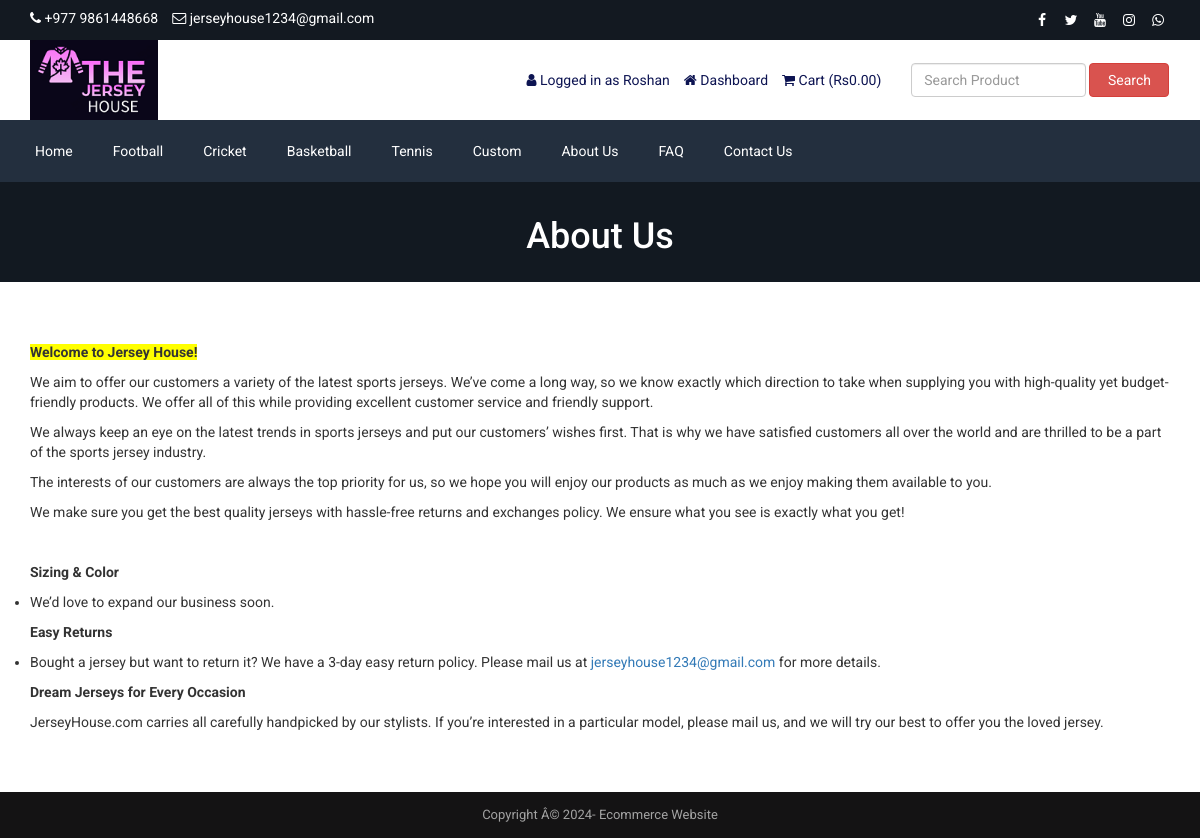
Screenshot of /about.php (signed in) with the database file from the repository.
### tables this page shows
CREATE TABLE `tbl_settings` (
  `id` int(11) NOT NULL,
  `logo` varchar(255) NOT NULL,
  `favicon` varchar(255) NOT NULL,
  `footer_about` text NOT NULL,
  `footer_copyright` text NOT NULL,
  `contact_address` text NOT NULL,
  `contact_email` varchar(255) NOT NULL,
  `contact_phone` varchar(255) NOT NULL,
  `contact_fax` varchar(255) NOT NULL,
  `contact_map_iframe` text NOT NULL,
  `receive_email` varchar(255) NOT NULL,
  `receive_email_subject` varchar(255) NOT NULL,
  `receive_email_thank_you_message` text NOT NULL,
  `forget_password_message` text NOT NULL,
  `total_recent_post_footer` int(10) NOT NULL,
  `total_popular_post_footer` int(10) NOT NULL,
  `total_recent_post_sidebar` int(11) NOT NULL,
  `total_popular_post_sidebar` int(11) NOT NULL,
  `total_featured_product_home` int(11) NOT NULL,
  `total_latest_product_home` int(11) NOT NULL,
  `total_popular_product_home` int(11) NOT NULL,
  `meta_title_home` text NOT NULL,
  `meta_keyword_home` text NOT NULL,
  `meta_description_home` text NOT NULL,
  `banner_login` varchar(255) NOT NULL,
  `banner_registration` varchar(255) NOT NULL,
  `banner_forget_password` varchar(255) NOT NULL,
  `banner_reset_password` varchar(255) NOT NULL,
  `banner_search` varchar(255) NOT NULL,
  `banner_cart` varchar(255) NOT NULL,
  `banner_checkout` varchar(255) NOT NULL,
  `banner_product_category` varchar(255) NOT NULL,
  `banner_blog` varchar(255) NOT NULL,
  `cta_title` varchar(255) NOT NULL,
  `cta_content` text NOT NULL,
  `cta_read_more_text` varchar(255) NOT NULL,
  `cta_read_more_url` varchar(255) NOT NULL,
  `cta_photo` varchar(255) NOT NULL,
  `featured_product_title` varchar(255) NOT NULL,
  `featured_product_subtitle` varchar(255) NOT NULL,
  `latest_product_title` varchar(255) NOT NULL,
  `latest_product_subtitle` varchar(255) NOT NULL,
  `popular_product_title` varchar(255) NOT NULL,
  `popular_product_subtitle` varchar(255) NOT NULL,
  `testimonial_title` varchar(255) NOT NULL,
  `testimonial_subtitle` varchar(255) NOT NULL,
  `testimonial_photo` varchar(255) NOT NULL,
  `blog_title` varchar(255) NOT NULL,
  `blog_subtitle` varchar(255) NOT NULL,
  `newsletter_text` text NOT NULL,
  `paypal_email` varchar(255) NOT NULL,
  `stripe_public_key` varchar(255) NOT NULL,
  `stripe_secret_key` varchar(255) NOT NULL,
  `bank_detail` text NOT NULL,
  `before_head` text NOT NULL,
  `after_body` text NOT NULL,
  `before_body` text NOT NULL,
  `home_service_on_off` int(11) NOT NULL,
  `home_welcome_on_off` int(11) NOT NULL,
  `home_featured_product_on_off` int(11) NOT NULL,
  `home_latest_product_on_off` int(11) NOT NULL,
  `home_popular_product_on_off` int(11) NOT NULL,
  `home_testimonial_on_off` int(11) NOT NULL,
  `home_blog_on_off` int(11) NOT NULL,
  `newsletter_on_off` int(11) NOT NULL,
  `ads_above_welcome_on_off` int(1) NOT NULL,
  `ads_above_featured_product_on_off` int(1) NOT NULL,
  `ads_above_latest_product_on_off` int(1) NOT NULL,
  `ads_above_popular_product_on_off` int(1) NOT NULL,
  `ads_above_testimonial_on_off` int(1) NOT NULL,
  `ads_category_sidebar_on_off` int(1) NOT NULL
);

CREATE TABLE `tbl_social` (
  `social_id` int(11) NOT NULL,
  `social_name` varchar(30) NOT NULL,
  `social_url` varchar(255) NOT NULL,
  `social_icon` varchar(30) NOT NULL
);

CREATE TABLE `tbl_top_category` (
  `tcat_id` int(11) NOT NULL,
  `tcat_name` varchar(255) NOT NULL,
  `show_on_menu` int(1) NOT NULL
);

CREATE TABLE `tbl_page` (
  `id` int(11) NOT NULL,
  `about_title` varchar(255) NOT NULL,
  `about_content` text NOT NULL,
  `about_banner` varchar(255) NOT NULL,
  `about_meta_title` varchar(255) NOT NULL,
  `about_meta_keyword` text NOT NULL,
  `about_meta_description` text NOT NULL,
  `faq_title` varchar(255) NOT NULL,
  `faq_banner` varchar(255) NOT NULL,
  `faq_meta_title` varchar(255) NOT NULL,
  `faq_meta_keyword` text NOT NULL,
  `faq_meta_description` text NOT NULL,
  `blog_title` varchar(255) NOT NULL,
  `blog_banner` varchar(255) NOT NULL,
  `blog_meta_title` varchar(255) NOT NULL,
  `blog_meta_keyword` text NOT NULL,
  `blog_meta_description` text NOT NULL,
  `contact_title` varchar(255) NOT NULL,
  `contact_banner` varchar(255) NOT NULL,
  `contact_meta_title` varchar(255) NOT NULL,
  `contact_meta_keyword` text NOT NULL,
  `contact_meta_description` text NOT NULL,
  `pgallery_title` varchar(255) NOT NULL,
  `pgallery_banner` varchar(255) NOT NULL,
  `pgallery_meta_title` varchar(255) NOT NULL,
  `pgallery_meta_keyword` text NOT NULL,
  `pgallery_meta_description` text NOT NULL,
  `vgallery_title` varchar(255) NOT NULL,
  `vgallery_banner` varchar(255) NOT NULL,
  `vgallery_meta_title` varchar(255) NOT NULL,
  `vgallery_meta_keyword` text NOT NULL,
  `vgallery_meta_description` text NOT NULL
);

### about.php (the view, shortened to what this page needs)
<?php require_once('header.php'); ?>
<?php
$statement = $pdo->prepare("SELECT * FROM tbl_page WHERE id=1");
$statement->execute();
$result = $statement->fetchAll(PDO::FETCH_ASSOC);
foreach ($result as $row) {
   $about_title = $row['about_title'];
    $about_content = $row['about_content'];
    $about_banner = $row['about_banner'];
}
?>
<div class="page-banner" style="background-image: url(assets/uploads/<?php echo $about_banner; ?>);">
    <div class="inner">
        <h1><?php echo $about_title; ?></h1>
    </div>
</div>
<div class="page">
    <div class="container">
        <div class="row">
            <div class="col-md-12">
                <p>
                    <?php echo $about_content; ?>
                </p>
            </div>
        </div>
    </div>
</div>
<?php require_once('footer.php'); ?>

### header.php (shortened to what this page needs)
<?php
include("admin/inc/config.php");
$statement = $pdo->prepare("SELECT * FROM tbl_settings WHERE id=1");
$statement->execute();
$result = $statement->fetchAll(PDO::FETCH_ASSOC);
foreach ($result as $row)
{
	$logo = $row['logo'];
	$contact_email = $row['contact_email'];
	$contact_phone = $row['contact_phone'];
}
?>
<!DOCTYPE html>
<html lang="en">
<head>
	<link rel="stylesheet" href="assets/css/bootstrap.min.css">
	<link rel="stylesheet" href="assets/css/font-awesome.min.css">
	<link rel="stylesheet" href="assets/css/owl.carousel.min.css">
	<link rel="stylesheet" href="assets/css/owl.theme.default.min.css">
	<link rel="stylesheet" href="assets/css/jquery.bxslider.min.css">
    <link rel="stylesheet" href="assets/css/magnific-popup.css">
    <link rel="stylesheet" href="assets/css/rating.css">
	<link rel="stylesheet" href="assets/css/spacing.css">
	<link rel="stylesheet" href="assets/css/bootstrap-touch-slider.css">
	<link rel="stylesheet" href="assets/css/animate.min.css">
	<link rel="stylesheet" href="assets/css/tree-menu.css">
	<link rel="stylesheet" href="assets/css/select2.min.css">
	<link rel="stylesheet" href="assets/css/main.css">
	<link rel="stylesheet" href="assets/css/responsive.css">
	<?php
	$statement = $pdo->prepare("SELECT * FROM tbl_page WHERE id=1");
	$statement->execute();
	$result = $statement->fetchAll(PDO::FETCH_ASSOC);
		?>
</head>
<body>
<div class="top">
	<div class="container">
		<div class="row">
			<div class="col-md-6 col-sm-6 col-xs-12">
				<div class="left">
					<ul>
						<li><i class="fa fa-phone"></i> <?php echo $contact_phone; ?></li>
						<li><i class="fa fa-envelope-o"></i> <?php echo $contact_email; ?></li>
					</ul>
				</div>
			</div>
			<div class="col-md-6 col-sm-6 col-xs-12">
				<div class="right">
					<ul>
						<?php
						$statement = $pdo->prepare("SELECT * FROM tbl_social");
						$statement->execute();
						$result = $statement->fetchAll(PDO::FETCH_ASSOC);
						foreach ($result as $row) {
							?>
							<?php if($row['social_url'] != ''): ?>
							<li><a href="<?php echo $row['social_url']; ?>"><i class="<?php echo $row['social_icon']; ?>"></i></a></li>
							<?php endif; ?>
							<?php
						}
						?>
					</ul>
				</div>
			</div>
		</div>
	</div>
</div>
<div class="header">
	<div class="container">
		<div class="row inner">
			<div class="col-md-4 logo">
				<a href="index.php"><img src="assets/uploads/<?php echo $logo; ?>" alt="logo image"></a>
			</div>
			<div class="col-md-5 right">
				<ul>
					<?php
					if(isset($_SESSION['customer'])) {
						?>
						<li><i class="fa fa-user"></i> <?php echo LANG_VALUE_13; ?> <?php echo $_SESSION['customer']['cust_name']; ?></li>
						<li><a href="dashboard.php"><i class="fa fa-home"></i> <?php echo LANG_VALUE_89; ?></a></li>
						<?php
					} else {
						?>
						<li><a href="login.php"><i class="fa fa-sign-in"></i> <?php echo LANG_VALUE_9; ?></a></li>
						<li><a href="registration.php"><i class="fa fa-user-plus"></i> <?php echo LANG_VALUE_15; ?></a></li>
						<?php
					}
					?>
					<li><a href="cart.php"><i class="fa fa-shopping-cart"></i> <?php echo LANG_VALUE_18; ?> (<?php echo LANG_VALUE_1; ?><?php
					if(isset($_SESSION['cart_p_id'])) {
						$table_total_price = 0;
						$i=0;
	                    foreach($_SESSION['cart_p_qty'] as $key => $value)
	                    {
	                        $i++;
	                        $arr_cart_p_qty[$i] = $value;
	                    }                    $i=0;
	                    foreach($_SESSION['cart_p_current_price'] as $key => $value)
	                    {
	                        $i++;
	                        $arr_cart_p_current_price[$i] = $value;
	                    }
	                    for($i=1;$i<=count($arr_cart_p_qty);$i++) {
	                    	$row_total_price = $arr_cart_p_current_price[$i]*$arr_cart_p_qty[$i];
	                        $table_total_price = $table_total_price + $row_total_price;
	                    }
						echo $table_total_price;
					} else {
						echo '0.00';
					}
					?>)</a></li>
				</ul>
			</div>
			<div class="col-md-3 search-area">
				<form class="navbar-form navbar-left" role="search" action="search-result.php" method="get">
					<div class="form-group">
						<input type="text" class="form-control search-top" placeholder="<?php echo LANG_VALUE_2; ?>" name="search_text">
					</div>
					<button type="submit" class="btn btn-danger"><?php echo LANG_VALUE_3; ?></button>
				</form>
			</div>
		</div>
	</div>
</div>
<div class="nav">
	<div class="container">
		<div class="row">
			<div class="col-md-12 pl_0 pr_0">
				<div class="menu-container">
					<div class="menu">
						<ul>
							<li><a href="index.php">Home</a></li>
							<?php
							$statement = $pdo->prepare("SELECT * FROM tbl_top_category WHERE show_on_menu=1");
							$statement->execute();
							$result = $statement->fetchAll(PDO::FETCH_ASSOC);
							foreach ($result as $row) {
								?>
								<li><a href="product-category.php?id=<?php echo $row['tcat_id']; ?>&type=top-category"><?php echo $row['tcat_name']; ?></a>
								</li>
								<?php
							}
							?>
							<?php
							$statement = $pdo->prepare("SELECT * FROM tbl_page WHERE id=1");
							$statement->execute();
							$result = $statement->fetchAll(PDO::FETCH_ASSOC);
							foreach ($result as $row) {
								$about_title = $row['about_title'];
								$faq_title = $row['faq_title'];
								$contact_title = $row['contact_title'];
							}
							?>
							<li><a href="about.php"><?php echo $about_title; ?></a></li>
							<li><a href="faq.php"><?php echo $faq_title; ?></a></li>
							<li><a href="contact.php"><?php echo $contact_title; ?></a></li>
						</ul>
					</div>
				</div>
			</div>
		</div>
	</div>
</div>

### footer.php (shortened to what this page needs)
<?php
$statement = $pdo->prepare("SELECT * FROM tbl_settings WHERE id=1");
$statement->execute();
$result = $statement->fetchAll(PDO::FETCH_ASSOC);
foreach ($result as $row)
{
	$footer_copyright = $row['footer_copyright'];
}
?>
<div class="footer-bottom">
	<div class="container">
		<div class="row">
			<div class="col-md-12 copyright">
				<?php echo $footer_copyright; ?>
			</div>
		</div>
	</div>
</div>
</body>
</html>

### assets/css/main.css (style rules this page uses)
* { margin: 0; padding: 0; }
body { font-family: "Roboto", sans-serif; font-size: 14px; }
h1, h2, h3, h4, h5, h6 { font-family: "Roboto", sans-serif; }
a { text-decoration: none; }
.top { width: 100%; height: 40px; background: #131921; }
.top .left { float: left; }
.top .left ul { padding-top: 8px; }
.top .left ul li { list-style-type: none; float: left; margin-right: 14px; color: white; }
.top .left ul li i { color: white; }
.top .right { float: right; }
.top .right ul { padding-top: 8px; }
.top .right ul li { list-style-type: none; float: left; margin-left: 5px; }
.top .right ul li a { color: white; width: 24px; height: 24px; line-height: 24px; text-align: center; border-radius: 50%; display: block; transition: all 0.4s ease; }
.header { width: 100%; height: auto; background: #fff; }
.header .inner { height: auto; display: table; }
.header .logo { float: none; display: table-cell; vertical-align: middle; }
.header .logo img { max-width: 100%; height: 80px; }
.header .navbar-form .form-control { width: 300px; }
.header .search-area { float: none; display: table-cell; vertical-align: middle; }
.header .search-area .form-group { width: calc(100% - 84px); }
.header .search-area button { width: 80px; }
.header .search-area form { width: 100%; }
.header .right { float: none; display: table-cell; vertical-align: middle; padding-right: 0; }
.header .right ul { float: right; margin-bottom: 0; }
.header .right ul li { list-style-type: none; float: left; margin-left: 14px; color: #0d1452; }
.header .right ul li a { color: #0d1452; }
.header .navbar-form .search-top { width: 100%; }
.nav { background: #232f3e; }
.menu-container { width: 100%; margin: 0 auto; background: #232f3e; }
.menu-dropdown-icon:before { content: "\f067"; font-family: "FontAwesome"; display: none; cursor: pointer; float: right; padding: 1.5em 2em; background: #fff; color: #333; }
.menu > ul { margin: 0 auto; width: 100%; list-style: none; padding: 0; position: relative; box-sizing: border-box; }
.menu > ul:before, .menu > ul:after { content: ""; display: table; }
.menu > ul:after { clear: both; }
.menu > ul > li { float: left; padding: 0; margin: 0; }
.menu > ul > li a { text-decoration: none; padding: 1.5em 20px; display: block; color: #fff; }
.footer-bottom { width: 100%; height: auto; background: #141314; padding: 14px 0; }
.footer-bottom .copyright { font-size: 13px; color: #a3a3a3; text-align: center; }
.page-banner { width: 100%; height: auto; background-repeat: no-repeat; background-position: center center; -webkit-background-size: cover; background-size: cover; position: relative; padding-top: 15px; padding-bottom: 15px; overflow: hidden; }
.page-banner h1 { color: #fff; text-align: center; z-index: 999; position: relative; }
.page { width: 100%; height: auto; padding-top: 50px; padding-bottom: 50px; }

### assets/css/responsive.css (style rules this page uses)
@media only screen and (min-width: 992px) { .header .inner { width: 100%; } }
@media only screen and (min-width: 992px) { .header .search-area { padding-right: 0; } }
@media only screen and (min-width: 992px) { .header .search-area form { padding-right: 0; } }
@media only screen and (min-width: 992px) { .header .container { padding-right: 0; } }

### rows the page displays
tbl_settings: contact_phone "+977 9861448668", contact_email "jerseyhouse1234@gmail.com", logo (picture), footer_copyright "Copyright Â© 2024- Ecommerce Website"
tbl_top_category: tcat_name "Football"
tbl_top_category: tcat_name "Cricket"
tbl_top_category: tcat_name "Basketball"
tbl_top_category: tcat_name "Tennis"
tbl_top_category: tcat_name "Custom"
tbl_page: about_title "About Us", faq_title "FAQ", contact_title "Contact Us", about_banner (picture), about_content "Welcome to Jersey House! We aim to offer our customers a variety of the latest sports jerseys. We’ve come a long way, so we know exactly which direction to take when supplying you with high-quality yet budget-friendly products. We offer all of this while providing excellent customer service and friendly support. We always keep an eye on the latest trends in sports jerseys and put our customers’ wishes first. That is why we have satisfied customers all over the world and are thrilled to be a part of the sports jersey industry. The interests of our customers are always the top priority for us, so we hope you will enjoy our products as much as we enjoy making them available to you. We make…"

### other values shown
LANG_VALUE_13 "Logged in as"
$_SESSION['customer']['cust_name'] "Roshan"
LANG_VALUE_89 "Dashboard"
LANG_VALUE_18 "Cart"
LANG_VALUE_1 "Rs"
LANG_VALUE_3 "Search"
